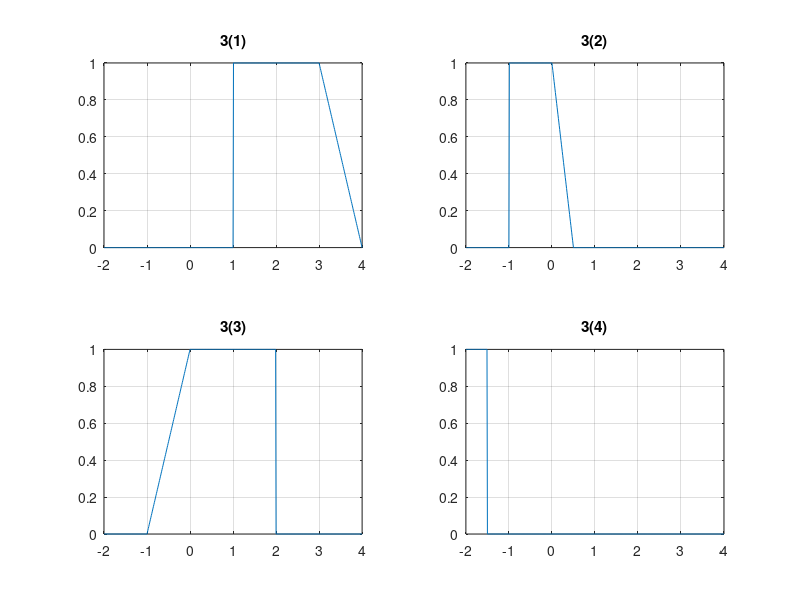

MATLAB code for this plot:
t=-2:0.01:4;
a=t-3;b=2*t;c=-t;d=-2*t-5;
ft1=(a>-2)-(a>0)+(-(a)+1).*((a>0)-(a>1));
ft2=(b>-2)-(b>0)+(-(b)+1).*((b>0)-(b>1));
ft3=(c>-2)-(c>0)+(-(c)+1).*((c>0)-(c>1));
ft4=(d>-2)-(d>0)+(-(d)+1).*((d>0)-(d>1));
subplot(2,2,1);plot(t,ft1);grid on;title('3(1)');
subplot(2,2,2);plot(t,ft2);grid on;title('3(2)');
subplot(2,2,3);plot(t,ft3);grid on;title('3(3)');
subplot(2,2,4);plot(t,ft4);grid on;title('3(4)');